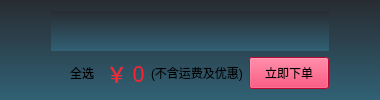
      <widget class="QWidget" name="cartTab">
       <property name="styleSheet">
        <string notr="true">*{
background-color:qlineargradient(spread:pad, x1:0, y1:0, x2:0, y2:1, stop:0 rgb(40, 44, 50), stop:1 rgb(49, 97, 117))

}
QLabel{
background:transparent;
}</string>
       </property>
       <attribute name="title">
        <string>购物车</string>
       </attribute>
       <layout class="QVBoxLayout" name="verticalLayout_11">
        <item>
         <layout class="QHBoxLayout" name="horizontalLayout_12" stretch="1,6,1">
          <property name="leftMargin">
           <number>0</number>
          </property>
          <property name="topMargin">
           <number>0</number>
          </property>
          <property name="rightMargin">
           <number>0</number>
          </property>
          <property name="bottomMargin">
           <number>0</number>
          </property>
          <item>
           <spacer name="horizontalSpacer_15">
            <property name="orientation">
             <enum>Qt::Horizontal</enum>
            </property>
            <property name="sizeHint" stdset="0">
             <size>
              <width>40</width>
              <height>20</height>
             </size>
            </property>
           </spacer>
          </item>
          <item>
           <layout class="QVBoxLayout" name="verticalLayout_12" stretch="12,1">
            <item>
             <widget class="CartRefreshWidget" name="cartWidget" native="true"/>
            </item>
            <item>
             <layout class="QHBoxLayout" name="horizontalLayout_20">
              <item>
               <widget class="QCheckBox" name="allCheckBox">
                <property name="styleSheet">
                 <string notr="true">QCheckBox{
background:transparent;
}</string>
                </property>
                <property name="text">
                 <string>全选</string>
                </property>
               </widget>
              </item>
              <item>
               <widget class="QLabel" name="totPriceLabel">
                <property name="font">
                 <font>
                  <family>Microsoft YaHei</family>
                  <pointsize>16</pointsize>
                 </font>
                </property>
                <property name="styleSheet">
                 <string notr="true">QLabel{
color:rgb(255, 34, 49)
}</string>
                </property>
                <property name="text">
                 <string>￥ 0</string>
                </property>
                <property name="alignment">
                 <set>Qt::AlignCenter</set>
                </property>
               </widget>
              </item>
              <item>
               <widget class="QLabel" name="label_19">
                <property name="text">
                 <string>(不含运费及优惠)</string>
                </property>
               </widget>
              </item>
              <item>
               <widget class="QPushButton" name="orderPushButton">
                <property name="sizePolicy">
                 <sizepolicy hsizetype="Minimum" vsizetype="Preferred">
                  <horstretch>0</horstretch>
                  <verstretch>0</verstretch>
                 </sizepolicy>
                </property>
                <property name="cursor">
                 <cursorShape>PointingHandCursor</cursorShape>
                </property>
                <property name="styleSheet">
                 <string notr="true">QPushButton{
background:rgb(255, 11, 68)
}</string>
                </property>
                <property name="text">
                 <string>立即下单</string>
                </property>
               </widget>
              </item>
             </layout>
            </item>
           </layout>
          </item>
          <item>
           <spacer name="horizontalSpacer_16">
            <property name="orientation">
             <enum>Qt::Horizontal</enum>
            </property>
            <property name="sizeHint" stdset="0">
             <size>
              <width>40</width>
              <height>20</height>
             </size>
            </property>
           </spacer>
          </item>
         </layout>
        </item>
       </layout>
      </widget>
